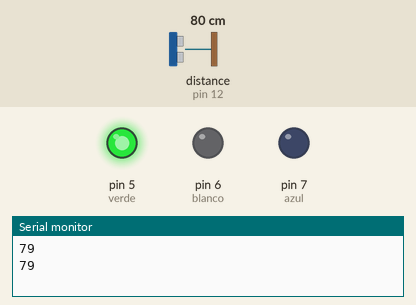
Simulated run of this sketch. Board: Arduino Uno, built with avr-gcc and run on an emulated ATmega328P. On the bench: output pins drawn as LEDs (lit = HIGH), the last lines printed to the serial monitor. Wiring (inferred from the names in the program): ultrasonic range finder: trigger pin 13; echo pin 12. The inputs (shaded band) are chosen by the test bench; at power-on: distance to the obstacle (sensor on pin 12) 80 cm. The echo pulse lasts 58.3 µs per cm; pins used as bus, display or sensor lines are not drawn.

Above: at 1.3 s.
1.4 s: distance to the obstacle (sensor on pin 12) set to 2 cm
At 2.4 s:
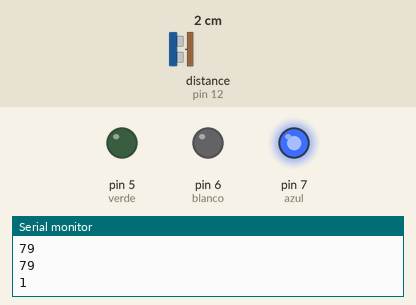
3.5 s: distance to the obstacle (sensor on pin 12) set to 17 cm
5.7 s: distance to the obstacle (sensor on pin 12) set to 22 cm
At 7.0 s:
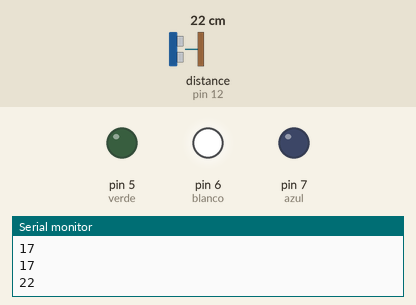
8.0 s: distance to the obstacle (sensor on pin 12) set to 4 cm
At 9.1 s:
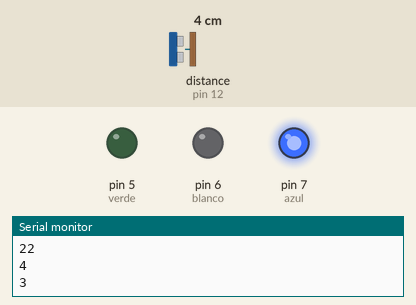
10.0 s: distance to the obstacle (sensor on pin 12) set to 35 cm
At 11.1 s:
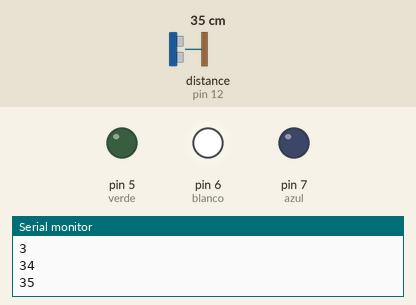
Timing chart, 0 to 13.0 s (numbered marks = the images above; inputs shaded):
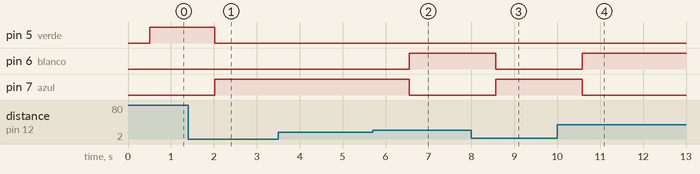

The sketch:

sketch_mar31c.ino
```cpp
int trig=13;
int echo=12;
int tiempo;
int distancia;
int azul=7;
int blanco=6;
int verde=5;

void setup() {
  Serial.begin(9600);
  pinMode(trig,OUTPUT);
  pinMode(echo,INPUT);
  pinMode(azul,OUTPUT);
  pinMode(blanco,OUTPUT);
  pinMode(verde,OUTPUT);
}

void loop() {
  digitalWrite(trig,HIGH);
  delay(1);
  digitalWrite(trig,LOW);
  tiempo=pulseIn(echo,HIGH);
  distancia=tiempo/58.2;
  delay(500);
  Serial.println(distancia);
  delay(1);

  if (distancia<20)
  {
    digitalWrite(azul,HIGH);
    digitalWrite(blanco, LOW);
    digitalWrite(verde,LOW);

  }
  if ((distancia>=20) && (distancia<50))
  {
    digitalWrite(azul,LOW);
    digitalWrite(blanco,HIGH);
    digitalWrite(verde,LOW);
  }
  if(distancia>=50)
  {
    digitalWrite(azul,LOW);
    digitalWrite(blanco,LOW);
    digitalWrite(verde,HIGH);
  }

}
```

Measured:
- the behaviour switches between 19 and 20 cm on distance to the obstacle (sensor on pin 12) (found by bisection; images 1 and 2)
- after the input at 1.4 s, pin 5 (verde): HIGH → LOW after 0.62 s; pin 7 (azul): LOW → HIGH after 0.62 s
- after the input at 5.7 s, pin 6 (blanco): LOW → HIGH after 0.86 s; pin 7 (azul): HIGH → LOW after 0.86 s
- after the input at 8.0 s, pin 6 (blanco): HIGH → LOW after 0.57 s; pin 7 (azul): LOW → HIGH after 0.57 s
- after the input at 10.0 s, pin 6 (blanco): LOW → HIGH after 0.58 s; pin 7 (azul): HIGH → LOW after 0.58 s
